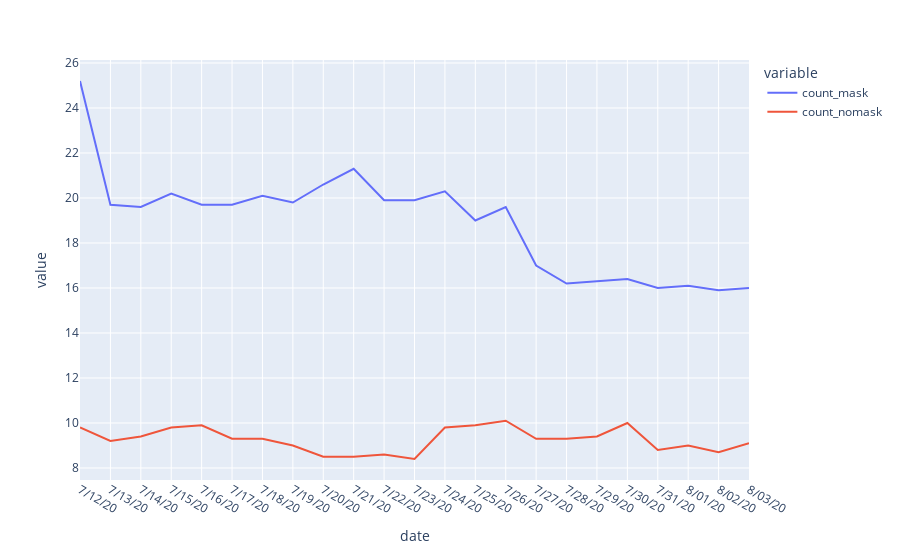

Notebook code cell kept with this figure:
### Markdown cell above
3. Make a visualization of this data that is more accurate. Your visualization should more honestly tell the story.

               fig = pd.line(DF,x= ,y= )

   
5. What message is more clear in your visualization, compared to the one posted on twitter?
6. What, if any, useful information do these data and your visualization tell us about mask wearing and COVID? It’ll be difficult to set aside what you already know about mask wearing, but you should try to focus only on what this visualization tells. Feel free to also comment on whether that lines up with what you know about mask wearing.
7. Could there be confounding data? What can you actually say about the data as given?

### Code cell
fig = px.line(DF,x = 'date',y=['count_mask','count_nomask'])


fig.show()

### Figure 1 — Plotly figure (JSON) as saved in the notebook; plotly's stock layout.template omitted (floating-point values rounded to 4 significant figures)
{"data": [{"hovertemplate": "variable=count_mask<br>date=%{x}<br>value=%{y}<extra></extra>", "legendgroup": "count_mask", "line": {"color": "#636efa", "dash": "solid"}, "marker": {"symbol": "circle"}, "mode": "lines", "name": "count_mask", "orientation": "v", "showlegend": true, "type": "scatter", "x": ["7/12/20", "7/13/20", "7/14/20", "7/15/20", "7/16/20", "7/17/20", "7/18/20", "7/19/20", "7/20/20", "7/21/20", "7/22/20", "7/23/20", "7/24/20", "7/25/20", "7/26/20", "7/27/20", "7/28/20", "7/29/20", "7/30/20", "7/31/20", "8/01/20", "8/02/20", "8/03/20"], "xaxis": "x", "y": [25.2, 19.7, 19.6, 20.2, 19.7, 19.7, 20.1, 19.8, 20.6, 21.3, 19.9, 19.9, 20.3, 19, 19.6, 17, 16.2, 16.3, 16.4, 16, 16.1, 15.9, 16], "yaxis": "y"}, {"hovertemplate": "variable=count_nomask<br>date=%{x}<br>value=%{y}<extra></extra>", "legendgroup": "count_nomask", "line": {"color": "#EF553B", "dash": "solid"}, "marker": {"symbol": "circle"}, "mode": "lines", "name": "count_nomask", "orientation": "v", "showlegend": true, "type": "scatter", "x": ["7/12/20", "7/13/20", "7/14/20", "7/15/20", "7/16/20", "7/17/20", "7/18/20", "7/19/20", "7/20/20", "7/21/20", "7/22/20", "7/23/20", "7/24/20", "7/25/20", "7/26/20", "7/27/20", "7/28/20", "7/29/20", "7/30/20", "7/31/20", "8/01/20", "8/02/20", "8/03/20"], "xaxis": "x", "y": [9.8, 9.2, 9.4, 9.8, 9.9, 9.3, 9.3, 9, 8.5, 8.5, 8.6, 8.4, 9.8, 9.9, 10.1, 9.3, 9.3, 9.4, 10, 8.8, 9, 8.7, 9.1], "yaxis": "y"}], "layout": {"autosize": true, "legend": {"title": {"text": "variable"}, "tracegroupgap": 0}, "margin": {"t": 60}, "xaxis": {"anchor": "y", "autorange": true, "domain": [0, 1], "range": [0, 22], "title": {"text": "date"}, "type": "category"}, "yaxis": {"anchor": "x", "autorange": true, "domain": [0, 1], "range": [7.467, 26.13], "title": {"text": "value"}, "type": "linear"}}}
